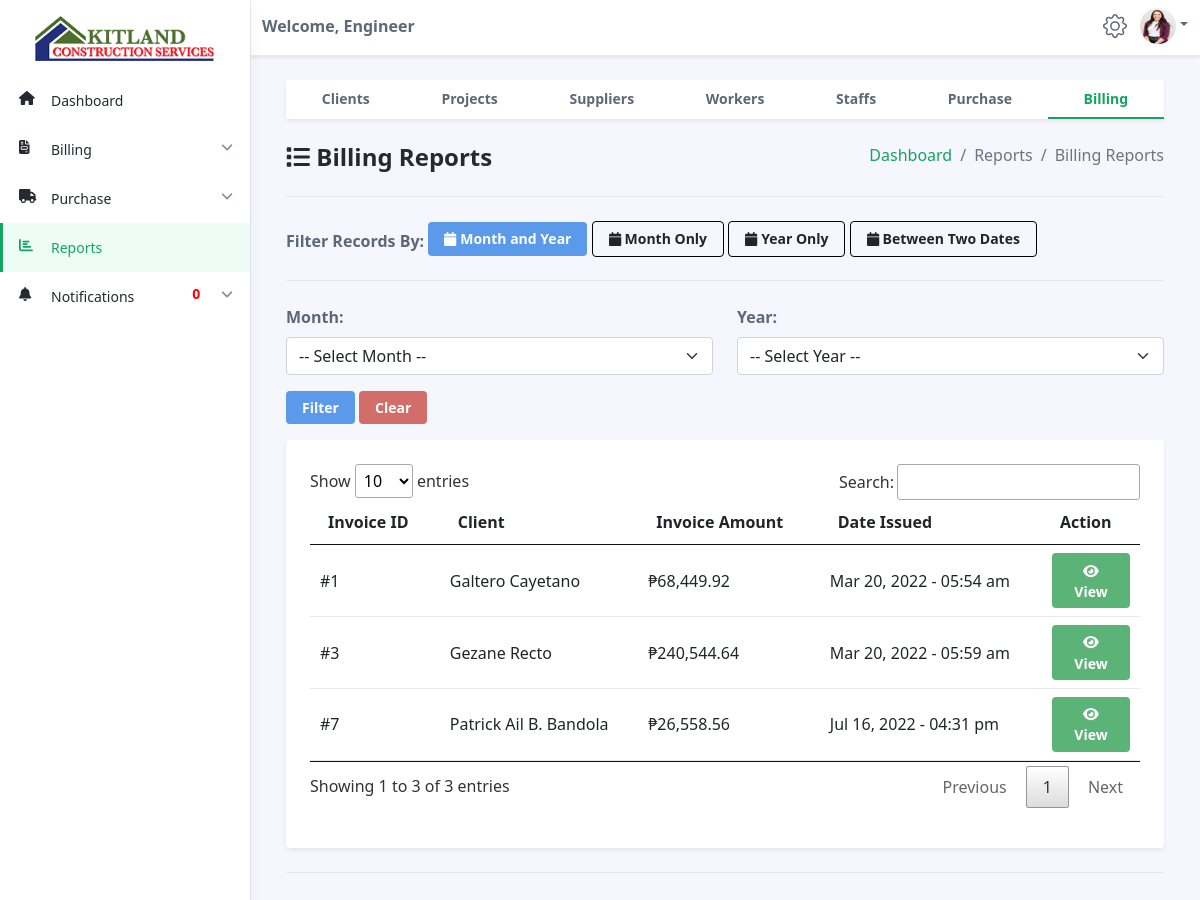
The page /accountant/billing-report.php (signed in) on the database as committed earlier.
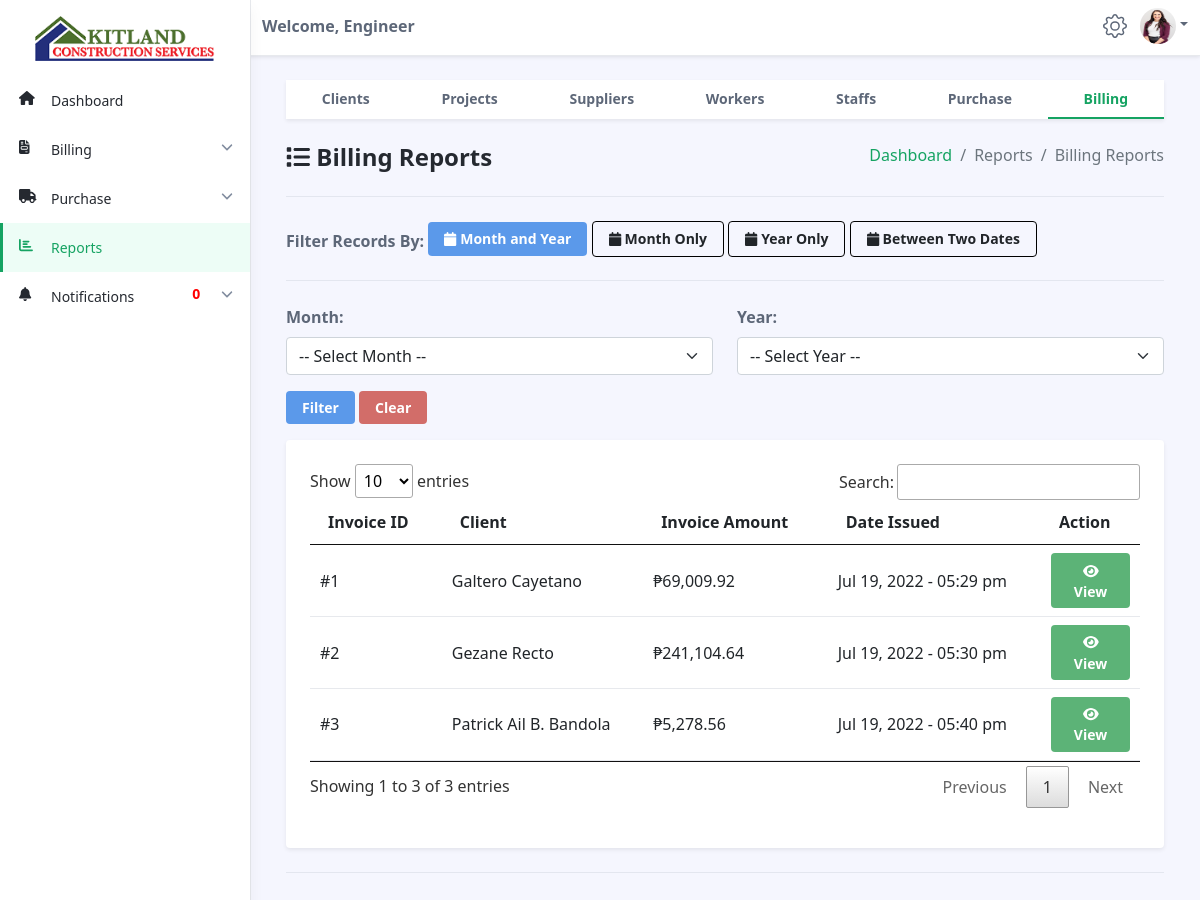
The same page on the database as committed later.
### tables this page shows
CREATE TABLE `receivables` (
  `id` int(11) NOT NULL,
  `invoice_id` varchar(255) NOT NULL,
  `client_name` varchar(255) NOT NULL,
  `total_invoice` decimal(13,2) NOT NULL,
  `total_remaining` decimal(13,2) NOT NULL,
  `receivable_status` varchar(255) NOT NULL,
  `receivable_date_added` datetime NOT NULL DEFAULT current_timestamp(),
  `receivable_date_received` datetime NOT NULL
);

### accountant/billing-report.php (the view, shortened to what the changed rows need)
<?php
include('../connections/config.php');
?>
<!DOCTYPE html>
<!DOCTYPE html>
<html lang="en">
<head>
    <link id="theme-style" rel="stylesheet" href="dataTables/jquery.dataTables.min.css">
    <link id="theme-style" rel="stylesheet" href="../assets/css/portal.css">
    <link rel="stylesheet" href="../assets/css/style.css" />
</head>
<body class="app">
    <?php $page = 'report';
    include('accountant-navbar.php'); ?>
    <div class="app-wrapper">
        <div class="app-content pt-3 p-md-3 p-lg-4">
            <div class="container-xl">
                <h1 class="app-page-title"><span class="nav-icon"><i class="fa fa-list"></i></span> Billing Reports</h1>
                <?php if (isset($_POST['submit'])) {
                    $month = mysqli_real_escape_string($conn, $_POST['month']);
                    $year = mysqli_real_escape_string($conn, $_POST['year']);
                ?>
                    <div class="row g-4 settings-section">
                        <div class="col-12 col-md-12">
                            <div class="app-card app-card-settings shadow-sm p-4">
                                <div class="app-card-body">
                                    <div class="mb-3">
                                        <table id="myTable" class="table app-table-hover mb-0 text-left">
                                            <thead>
                                                <?php
                                                $sql = "SELECT * FROM receivables WHERE total_invoice != '' AND month(receivable_date_added) = '$month' AND year(receivable_date_added) = '$year' ORDER BY receivable_date_added";
                                                $result = mysqli_query($conn, $sql);
                                                ?>
                                                <tr>
                                                    <th class="cell">Invoice ID</th>
                                                    <th class="cell">Client</th>
                                                    <th class="cell">Invoice Amount</th>
                                                    <th class="cell">Date Issued</th>
                                                    <th class="cell">Action</th>
                                                </tr>
                                            </thead>
                                            <tbody>
                                                <?php while ($row = mysqli_fetch_array($result)) { ?>
                                                    <tr>
                                                        <td class="cell" style="padding-top:0.5em">#<?php echo $row['invoice_id']; ?></td>
                                                        <td class="cell" style="padding-top:0.5em"><?php echo $row['client_name']; ?></td>
                                                        <td class="cell" style="padding-top:0.5em">₱<?php echo number_format($row['total_invoice'], 2, '.', ','); ?></td>
                                                        <td class="cell" style="padding-top:0.5em"><?php echo date("M d, Y - h:i a", strtotime($row['receivable_date_added'])); ?></td>
                                                        <td><a href="billing-report-details.php?ID=<?php echo $row['id']; ?>" class="btn app-btn btn-success" style="color:white"><i class="fa fa-eye"></i> View</a></td>
                                                    </tr>
                                                <?php } ?>
                                            </tbody>
                                        </table>
                                    </div>
                                </div>
                            </div>
                        </div>
                    </div>
                <?php
                } else {
                ?>
                    <div class="row g-4 settings-section">
                        <div class="col-12 col-md-12">
                            <div class="app-card app-card-settings shadow-sm p-4">
                                <div class="app-card-body">
                                    <div class="mb-3">
                                        <table id="myTable" class="table app-table-hover mb-0 text-left">
                                            <thead>
                                                <?php
                                                $sql = "SELECT * FROM receivables WHERE total_invoice != '' ORDER BY receivable_date_added";
                                                $result = mysqli_query($conn, $sql);
                                                ?>
                                                <tr>
                                                    <th class="cell">Invoice ID</th>
                                                    <th class="cell">Client</th>
                                                    <th class="cell">Invoice Amount</th>
                                                    <th class="cell">Date Issued</th>
                                                    <th class="cell">Action</th>
                                                </tr>
                                            </thead>
                                            <tbody>
                                                <?php while ($row = mysqli_fetch_array($result)) { ?>
                                                    <tr>
                                                        <td class="cell" style="padding-top:0.5em">#<?php echo $row['invoice_id']; ?></td>
                                                        <td class="cell" style="padding-top:0.5em"><?php echo $row['client_name']; ?></td>
                                                        <td class="cell" style="padding-top:0.5em">₱<?php echo number_format($row['total_invoice'], 2, '.', ','); ?></td>
                                                        <td class="cell" style="padding-top:0.5em"><?php echo date("M d, Y - h:i a", strtotime($row['receivable_date_added'])); ?></td>
                                                        <td><a href="billing-report-details.php?ID=<?php echo $row['id']; ?>" class="btn app-btn btn-success" style="color:white"><i class="fa fa-eye"></i> View</a></td>
                                                    </tr>
                                                <?php } ?>
                                            </tbody>
                                        </table>
                                    </div>
                                </div>
                            </div>
                        </div>
                    </div>
                <?php
                }
                ?>
            </div>
        </div>
    </div>
</body>
</html>

Rows that differ between the two databases and show on the page:
removed receivables: invoice "3", client_name "Gezane Recto", total_invoice "240,544.64", receivable_date_added "Mar 20, 2022 - 05:59 am"
removed receivables: invoice "7", client_name "Patrick Ail B. Bandola", total_invoice "26,558.56", receivable_date_added "Jul 16, 2022 - 04:31 pm"
changed receivables "Galtero Cayetano": total_invoice "68,449.92" → "69,009.92"; receivable_date_added "Mar 20, 2022 - 05:54 am" → "Jul 19, 2022 - 05:29 pm"
added receivables: invoice "2", client_name "Gezane Recto", total_invoice "241,104.64", receivable_date_added "Jul 19, 2022 - 05:30 pm"
added receivables: invoice "3", client_name "Patrick Ail B. Bandola", total_invoice "5,278.56", receivable_date_added "Jul 19, 2022 - 05:40 pm"
